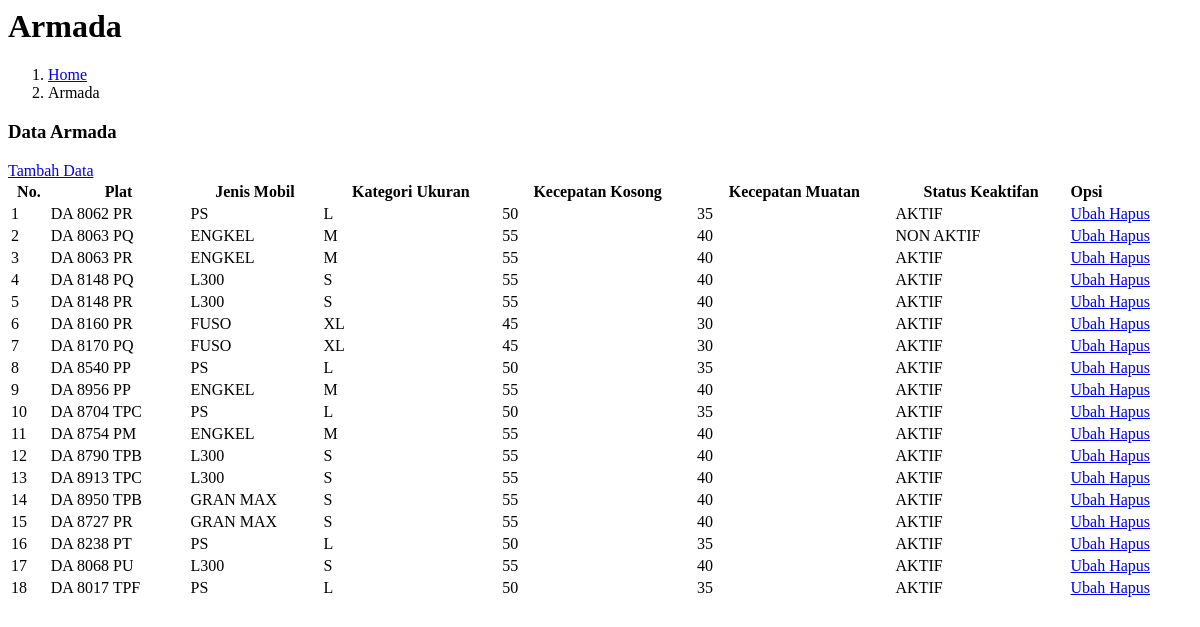
Page /pages/admin/armada/armadaread.php on the earlier database version.
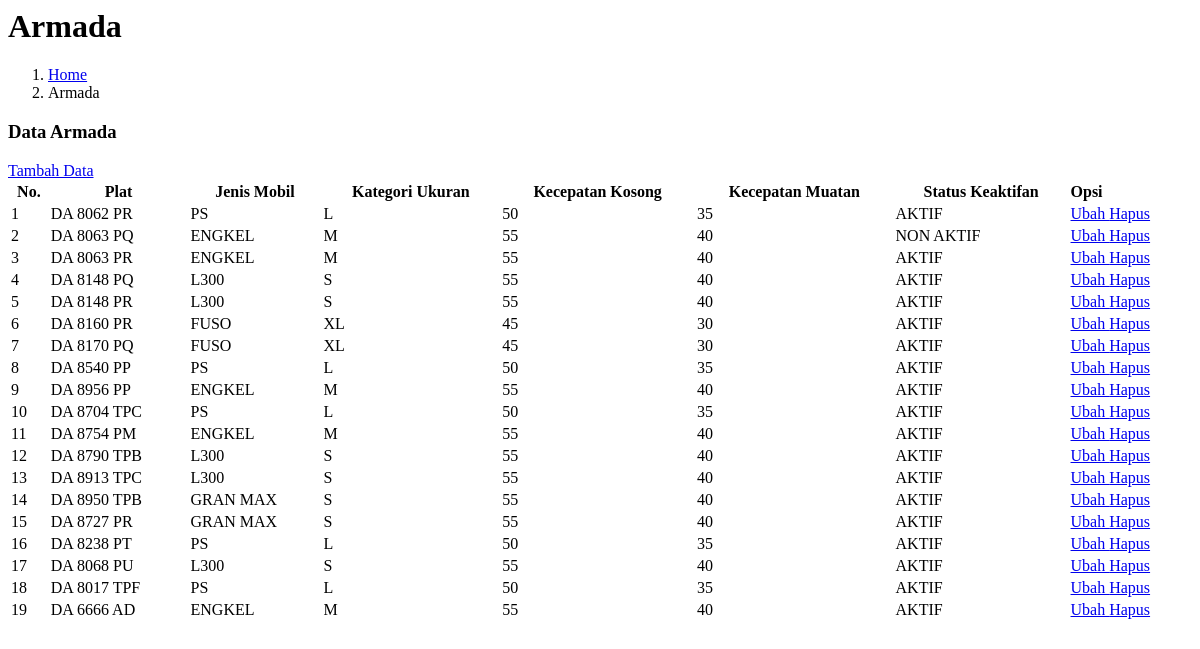
Same page on the later database version.
### tables this page shows
CREATE TABLE `armada` (
  `id` int(4) NOT NULL,
  `plat` varchar(11) NOT NULL,
  `jenis_mobil` enum('PS','ENGKEL','L300','FUSO','GRAN MAX') NOT NULL,
  `kateg_mobil` enum('S','M','L','XL') NOT NULL,
  `kecepatan_kosong` int(3) NOT NULL,
  `kecepatan_muatan` int(3) NOT NULL,
  `tanggal_registrasi` datetime NOT NULL DEFAULT current_timestamp(),
  `tanggal_update_data` timestamp NULL DEFAULT current_timestamp() ON UPDATE current_timestamp(),
  `status_keaktifan` enum('AKTIF','NON AKTIF') NOT NULL DEFAULT 'AKTIF'
);

### pages/admin/armada/armadaread.php (the view, shortened to what this page needs)
<?php include_once "partials/cssdatatables.php" ?>
<div class="content-header">
    <div class="container-fluid">
        <div class="row mb-2">
            <div class="col-sm-6">
                <h1 class="m-0">Armada</h1>
            </div>
            <div class="col-sm-6">
                <ol class="breadcrumb float-sm-right">
                    <li class="breadcrumb-item"><a href="./">Home</a></li>
                    <li class="breadcrumb-item active">Armada</li>
                </ol>
            </div>
        </div>
    </div>
</div>
<div class="content">
    <div class="card">
        <div class="card-header">
            <h3 class="card-title">Data Armada</h3>
            <a href="?page=armadacreate" class="btn btn-success btn-sm float-right">
                <i class="fa fa-plus-circle"></i> Tambah Data
            </a>
        </div>
        <div class="card-body">
            <table id="mytable" class="table table-bordered" style="white-space: nowrap; background-color: white; width: 100%">
                <thead>
                    <tr>
                        <th>No.</th>
                        <th>Plat</th>
                        <th>Jenis Mobil</th>
                        <th>Kategori Ukuran</th>
                        <th>Kecepatan Kosong</th>
                        <th>Kecepatan Muatan</th>
                        <th>Status Keaktifan</th>
                        <th style="display: flex;">Opsi</th>
                    </tr>
                </thead>
                <tbody>
                    <?php
                    $database = new Database;
                    $db = $database->getConnection();
                    $selectsql = 'SELECT * FROM armada';
                    $stmt = $db->prepare($selectsql);
                    $stmt->execute();
                    $no = 1;
                    while ($row = $stmt->fetch(PDO::FETCH_ASSOC)) {
                    ?>
                        <tr>
                            <td><?= $no++ ?></td>
                            <td><?= $row['plat'] ?></td>
                            <td><?= $row['jenis_mobil'] ?></td>
                            <td><?= $row['kateg_mobil'] ?></td>
                            <td><?= $row['kecepatan_kosong'] ?></td>
                            <td><?= $row['kecepatan_muatan'] ?></td>
                            <td><?= $row['status_keaktifan'] ?></td>
                            <td>
                                <a href="?page=armadaupdate&id=<?= $row['id']; ?>" class="btn btn-primary btn-sm mr-1">
                                    <i class="fa fa-edit"></i> Ubah
                                </a>
                                <a href="?page=armadadelete&id=<?= $row['id']; ?>" class="btn btn-danger btn-sm mr-1" id='deletearmada'>
                                    <i class="fa fa-trash"></i> Hapus
                                </a>
                            </td>
                        </tr>
                    <?php } ?>
                </tbody>
            </table>
        </div>
    </div>
</div>

### partials/cssdatatables.php
<link rel="stylesheet" href="./plugins/datatables-bs4/css/dataTables.bootstrap4.min.css">
<link rel="stylesheet" href="./plugins/datatables-responsive/css/responsive.bootstrap4.min.css">
<link rel="stylesheet" href="./plugins/datatables-buttons/css/buttons.bootstrap4.min.css">
<link rel="stylesheet" href="./plugins/datatables-fixedcolumns/css/fixedColumns.bootstrap4.min.css">
<link rel="stylesheet" href="./plugins/sweetalert2/sweetalert2.min.css">

Differences in the rows shown:
added armada: plat "DA 6666 AD", jenis_mobil "ENGKEL", kateg_mobil "M", kecepatan_kosong "55", kecepatan_muatan "40", status_keaktifan "AKTIF"
